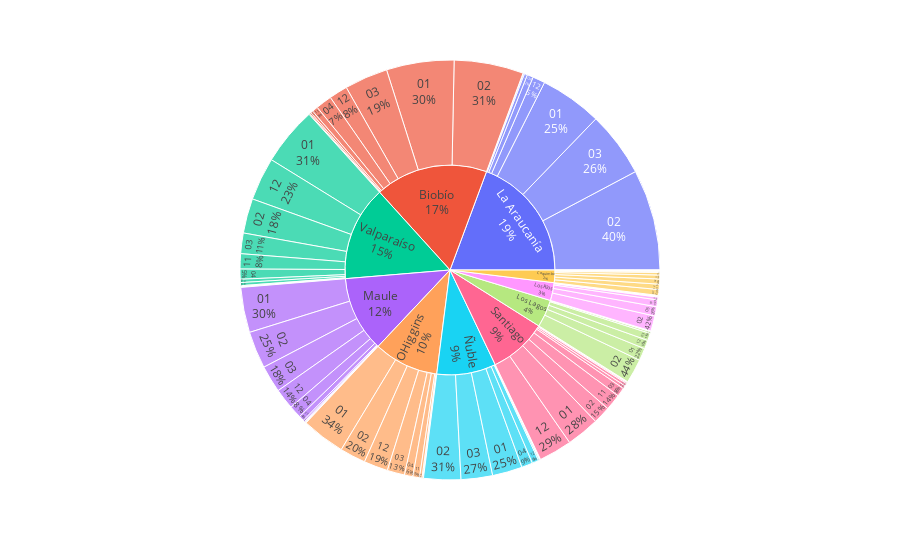

Notebook cell for this chart:
### Markdown cell above
### Qué preguntantas nos podemos hacer??

<ul>
    <li>¿Qué regiones tiene más incencios?¿En qué mes?</li>
    <li>¿Cuál es la distribución con los incendios en fecha?</li>
    <li>PENDIENTE Distribucion de las área</li>
    <li>PENDIENTE Area por mes</li>
    <li>PENDIENTE CSV datos metereológicos</li>
    <li>PENDIENTE Nomalizar área por región</li>
    <li>PENDIENTE Revisar la área xd</li>
</ul>

### Code cell
# Asegurarse que ign_date_conaf es de tipo datetime
cicatrices_incedios["ign_date_conaf"] = pd.to_datetime(cicatrices_incedios["ign_date_conaf"])

# Extraer solo el mes en formato numérico (01, 02, ..., 12)
cicatrices_incedios["mes_incendio"] = cicatrices_incedios["ign_date_conaf"].dt.strftime("%m")

# Crear el gráfico Sunburst
fig = px.sunburst(cicatrices_incedios, path=["region_conaf", "mes_incendio"])
fig.update_traces(textinfo="label+percent parent")
fig.show()

### Figure 1 — Plotly figure (JSON) as saved in the notebook; plotly's stock layout.template omitted (floating-point values rounded to 4 significant figures)
{"data": [{"branchvalues": "total", "domain": {"x": [0, 1], "y": [0, 1]}, "hovertemplate": "labels=%{label}<br>count=%{value}<br>parent=%{parent}<br>id=%{id}<extra></extra>", "ids": ["Biobío/01", "Maule/02", "Ñuble/02", "La Araucanía/03", "Maule/01", "Valparaíso/01", "OHiggins/01", "La Araucanía/02", "Maule/03", "Ñuble/01", "La Araucanía/12", "Maule/04", "Los Ríos/01", "Maule/11", "Maule/05", "Biobío/03", "Ñuble/03", "Coquimbo/01", "Biobío/02", "Valparaíso/11", "Ñuble/04", "Biobío/04", "Valparaíso/02", "Ñuble/05", "Valparaíso/12", "Biobío/11", "Biobío/12", "Biobío/05", "La Araucanía/01", "La Araucanía/04", "Los Lagos/01", "Los Ríos/02", "Los Ríos/03", "Los Lagos/04", "Santiago/07", "Santiago/11", "Santiago/12", "Santiago/01", "Santiago/02", "OHiggins/03", "Santiago/03", "Santiago/04", "Valparaíso/03", "Coquimbo/12", "Valparaíso/04", "OHiggins/12", "OHiggins/02", "Coquimbo/02", "OHiggins/10", "La Araucanía/10", "Ñuble/12", "Coquimbo/04", "Maule/12", "Los Ríos/08", "Coquimbo/10", "Coquimbo/11", "Los Lagos/02", "OHiggins/11", "Maule/10", "Coquimbo/03", "OHiggins/04", "Los Lagos/11", "Valparaíso/09", "OHiggins/05", "Biobío/09", "Santiago/05", "Los Ríos/12", "Los Lagos/12", "Ñuble/11", "La Araucanía/11", "Los Lagos/03", "Coquimbo/09", "Coquimbo/05", "Santiago/06", "Valparaíso/10", "Valparaíso/05", "Santiago/10", "Santiago/09", "Maule/08", "Maule/09", "Ñuble/09", "Ñuble/10", "Valparaíso/06", "Biobío/10", "OHiggins/09", "Maule/06", "Valparaíso/08", "Maule/07", "Los Ríos/04", "Los Ríos/11", "Los Ríos/05", "Los Lagos/05", "Valparaíso/07", "La Araucanía/09", "Los Lagos/10", "Coquimbo/08", "OHiggins/07", "Los Ríos/10", "Biobío", "Maule", "Ñuble", "La Araucanía", "Valparaíso", "OHiggins", "Los Ríos", "Coquimbo", "Los Lagos", "Santiago"], "labels": ["01", "02", "02", "03", "01", "01", "01", "02", "03", "01", "12", "04", "01", "11", "05", "03", "03", "01", "02", "11", "04", "04", "02", "05", "12", "11", "12", "05", "01", "04", "01", "02", "03", "04", "07", "11", "12", "01", "02", "03", "03", "04", "03", "12", "04", "12", "02", "02", "10", "10", "12", "04", "12", "08", "10", "11", "02", "11", "10", "03", "04", "11", "09", "05", "09", "05", "12", "12", "11", "11", "03", "09", "05", "06", "10", "05", "10", "09", "08", "09", "09", "10", "06", "10", "09", "06", "08", "07", "04", "11", "05", "05", "07", "09", "10", "08", "07", "10", "Biobío", "Maule", "Ñuble", "La Araucanía", "Valparaíso", "OHiggins", "Los Ríos", "Coquimbo", "Los Lagos", "Santiago"], "name": "", "parents": ["Biobío", "Maule", "Ñuble", "La Araucanía", "Maule", "Valparaíso", "OHiggins", "La Araucanía", "Maule", "Ñuble", "La Araucanía", "Maule", "Los Ríos", "Maule", "Maule", "Biobío", "Ñuble", "Coquimbo", "Biobío", "Valparaíso", "Ñuble", "Biobío", "Valparaíso", "Ñuble", "Valparaíso", "Biobío", "Biobío", "Biobío", "La Araucanía", "La Araucanía", "Los Lagos", "Los Ríos", "Los Ríos", "Los Lagos", "Santiago", "Santiago", "Santiago", "Santiago", "Santiago", "OHiggins", "Santiago", "Santiago", "Valparaíso", "Coquimbo", "Valparaíso", "OHiggins", "OHiggins", "Coquimbo", "OHiggins", "La Araucanía", "Ñuble", "Coquimbo", "Maule", "Los Ríos", "Coquimbo", "Coquimbo", "Los Lagos", "OHiggins", "Maule", "Coquimbo", "OHiggins", "Los Lagos", "Valparaíso", "OHiggins", "Biobío", "Santiago", "Los Ríos", "Los Lagos", "Ñuble", "La Araucanía", "Los Lagos", "Coquimbo", "Coquimbo", "Santiago", "Valparaíso", "Valparaíso", "Santiago", "Santiago", "Maule", "Maule", "Ñuble", "Ñuble", "Valparaíso", "Biobío", "OHiggins", "Maule", "Valparaíso", "Maule", "Los Ríos", "Los Ríos", "Los Ríos", "Los Lagos", "Valparaíso", "La Araucanía", "Los Lagos", "Coquimbo", "OHiggins", "Los Ríos", "", "", "", "", "", "", "", "", "", ""], "textinfo": "label+percent parent", "type": "sunburst", "values": [637, 350, 350, 615, 426, 550, 411, 951, 255, 282, 117, 118, 64, 50, 6, 409, 297, 55, 654, 143, 105, 153, 327, 4, 405, 55, 175, 8, 586, 58, 117, 143, 88, 3, 1, 153, 313, 311, 164, 164, 84, 28, 194, 50, 95, 227, 244, 48, 11, 10, 62, 5, 195, 2, 10, 37, 229, 63, 15, 24, 79, 17, 7, 24, 14, 10, 26, 82, 11, 29, 69, 3, 4, 7, 31, 29, 25, 2, 1, 8, 2, 4, 4, 22, 1, 1, 3, 3, 6, 5, 1, 1, 2, 4, 3, 1, 1, 2, 2127, 1428, 1117, 2370, 1790, 1225, 337, 237, 521, 1098]}], "layout": {"legend": {"tracegroupgap": 0}, "margin": {"t": 60}}}
